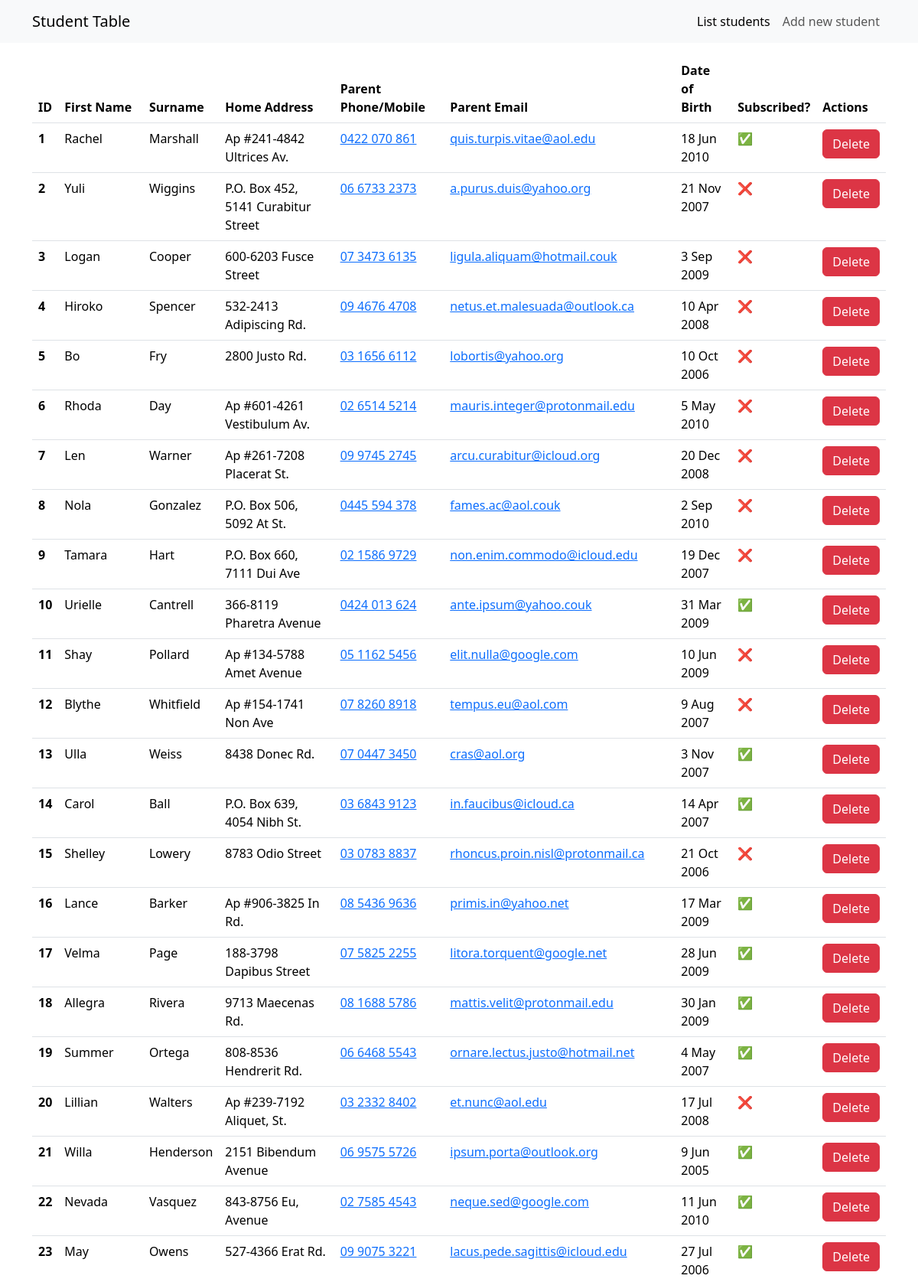
The page / (upper part) on the database its author committed.
### tables this page shows
CREATE TABLE `student` (
  `id` int(11) NOT NULL,
  `first_name` varchar(128) NOT NULL,
  `surname` varchar(128) NOT NULL,
  `home_address` text DEFAULT NULL,
  `parent_phone` varchar(10) NOT NULL,
  `parent_email` varchar(254) NOT NULL,
  `date_of_birth` date DEFAULT NULL,
  `subscribed` tinyint(1) NOT NULL DEFAULT 1
);

### functions.php (called while the page is built)
<?php
function formatPhoneNumber($phone) {
    $phoneNumberPattern = '/^(\d{2})(\d{2})(\d{2})(\d{1})(\d{3})$/';
    if (preg_match($phoneNumberPattern, $phone, $matches)) {
        if ($matches[1] == "04") {
            return $matches[1] . $matches[2] . " " . $matches[3] . $matches[4] . " " . $matches[5];
        } else {
            return $matches[1] . " " . $matches[2] . $matches[3] . " " . $matches[4] . $matches[5];
        }
    }
    return $phone;
}

### index.php (the view, shortened to what this page needs)
<?php
require_once("connection.php");
include_once("functions.php");
$stmt = $dbh->prepare("SELECT * FROM `student`");
$stmt->execute();
?>
<!doctype html>
<html lang="en">
<head>
    <link href="https://cdn.jsdelivr.net/npm/bootstrap@5.3.1/dist/css/bootstrap.min.css" rel="stylesheet">
    <link href="styles.css" rel="stylesheet">
</head>
<body>
<header>
    <nav class="navbar navbar-expand-lg bg-body-tertiary">
        <div class="container">
            <span class="navbar-brand mb-0 h1">Student Table</span>
            <div class="collapse navbar-collapse" id="navbarNavDropdown">
                <ul class="navbar-nav ms-auto">
                    <li class="nav-item">
                        <a class="nav-link active" aria-current="page" href="index.php">List students</a>
                    </li>
                    <li class="nav-item">
                        <a class="nav-link" href="add.php">Add new student</a>
                    </li>
                </ul>
            </div>
        </div>
    </nav>
</header>
<main>
    <div class="container">
        <div class="student-table py-3">
            <?php if ($stmt->rowCount() > 0): ?>
                <table class="table">
                    <thead>
                    <tr>
                        <th scope="col">ID</th>
                        <th scope="col">First Name</th>
                        <th scope="col">Surname</th>
                        <th scope="col">Home Address</th>
                        <th scope="col">Parent Phone/Mobile</th>
                        <th scope="col">Parent Email</th>
                        <th scope="col">Date of Birth</th>
                        <th scope="col">Subscribed?</th>
                        <th scope="col">Actions</th>
                    </tr>
                    </thead>
                    <tbody>
                    <?php while ($row = $stmt->fetchObject()): ?>
                        <tr>
                            <th scope="row"><?= $row->id ?></th>
                            <td class="student-firstname"><?= $row->first_name ?></td>
                            <td class="student-surname"><?= $row->surname ?></td>
                            <td><?= $row->home_address ?></td>
                            <td><a href="tel:<?= $row->parent_phone ?>"><?= formatPhoneNumber($row->parent_phone) ?></a></td>
                            <td><a href="mailto:<?= $row->parent_email ?>"><?= $row->parent_email ?></a></td>
                            <td><?= (new DateTime("$row->date_of_birth"))->format('j M o') ?></td>
                            <td><?= ($row->subscribed) ? "✅" : "❌" ?></td>
                            <td><a href="delete.php?id=<?= $row->id ?>" class="btn btn-danger student-delete">Delete</a></td>
                        </tr>
                    <?php endwhile; ?>
                    </tbody>
                </table>
            <?php else: ?>
                <div class="mx-auto text-center py-3">
                    <h3>No data found</h3>
                </div>
            <?php endif; ?>
        </div>
    </div>
</main>
</body>
</html>

### rows shown on the page
student: id "1", first_name "Rachel", surname "Marshall", home_address "Ap #241-4842 Ultrices Av.", parent_phone "0422 070 861", parent_email "quis.turpis.vitae@aol.edu", date_of_birth "18 Jun 2010"
student: id "2", first_name "Yuli", surname "Wiggins", home_address "P.O. Box 452, 5141 Curabitur Street", parent_phone "06 6733 2373", parent_email "a.purus.duis@yahoo.org", date_of_birth "21 Nov 2007"
student: id "3", first_name "Logan", surname "Cooper", home_address "600-6203 Fusce Street", parent_phone "07 3473 6135", parent_email "ligula.aliquam@hotmail.couk", date_of_birth "3 Sep 2009"
student: id "4", first_name "Hiroko", surname "Spencer", home_address "532-2413 Adipiscing Rd.", parent_phone "09 4676 4708", parent_email "netus.et.malesuada@outlook.ca", date_of_birth "10 Apr 2008"
student: id "5", first_name "Bo", surname "Fry", home_address "2800 Justo Rd.", parent_phone "03 1656 6112", parent_email "lobortis@yahoo.org", date_of_birth "10 Oct 2006"
student: id "6", first_name "Rhoda", surname "Day", home_address "Ap #601-4261 Vestibulum Av.", parent_phone "02 6514 5214", parent_email "mauris.integer@protonmail.edu", date_of_birth "5 May 2010"
student: id "7", first_name "Len", surname "Warner", home_address "Ap #261-7208 Placerat St.", parent_phone "09 9745 2745", parent_email "arcu.curabitur@icloud.org", date_of_birth "20 Dec 2008"
student: id "8", first_name "Nola", surname "Gonzalez", home_address "P.O. Box 506, 5092 At St.", parent_phone "0445 594 378", parent_email "fames.ac@aol.couk", date_of_birth "2 Sep 2010"
student: id "9", first_name "Tamara", surname "Hart", home_address "P.O. Box 660, 7111 Dui Ave", parent_phone "02 1586 9729", parent_email "non.enim.commodo@icloud.edu", date_of_birth "19 Dec 2007"
student: id "10", first_name "Urielle", surname "Cantrell", home_address "366-8119 Pharetra Avenue", parent_phone "0424 013 624", parent_email "ante.ipsum@yahoo.couk", date_of_birth "31 Mar 2009"
student: id "11", first_name "Shay", surname "Pollard", home_address "Ap #134-5788 Amet Avenue", parent_phone "05 1162 5456", parent_email "elit.nulla@google.com", date_of_birth "10 Jun 2009"
student: id "12", first_name "Blythe", surname "Whitfield", home_address "Ap #154-1741 Non Ave", parent_phone "07 8260 8918", parent_email "tempus.eu@aol.com", date_of_birth "9 Aug 2007"
student: id "13", first_name "Ulla", surname "Weiss", home_address "8438 Donec Rd.", parent_phone "07 0447 3450", parent_email "cras@aol.org", date_of_birth "3 Nov 2007"
student: id "14", first_name "Carol", surname "Ball", home_address "P.O. Box 639, 4054 Nibh St.", parent_phone "03 6843 9123", parent_email "in.faucibus@icloud.ca", date_of_birth "14 Apr 2007"
student: id "15", first_name "Shelley", surname "Lowery", home_address "8783 Odio Street", parent_phone "03 0783 8837", parent_email "rhoncus.proin.nisl@protonmail.ca", date_of_birth "21 Oct 2006"
student: id "16", first_name "Lance", surname "Barker", home_address "Ap #906-3825 In Rd.", parent_phone "08 5436 9636", parent_email "primis.in@yahoo.net", date_of_birth "17 Mar 2009"
student: id "17", first_name "Velma", surname "Page", home_address "188-3798 Dapibus Street", parent_phone "07 5825 2255", parent_email "litora.torquent@google.net", date_of_birth "28 Jun 2009"
student: id "18", first_name "Allegra", surname "Rivera", home_address "9713 Maecenas Rd.", parent_phone "08 1688 5786", parent_email "mattis.velit@protonmail.edu", date_of_birth "30 Jan 2009"
student: id "19", first_name "Summer", surname "Ortega", home_address "808-8536 Hendrerit Rd.", parent_phone "06 6468 5543", parent_email "ornare.lectus.justo@hotmail.net", date_of_birth "4 May 2007"
student: id "20", first_name "Lillian", surname "Walters", home_address "Ap #239-7192 Aliquet, St.", parent_phone "03 2332 8402", parent_email "et.nunc@aol.edu", date_of_birth "17 Jul 2008"
student: id "21", first_name "Willa", surname "Henderson", home_address "2151 Bibendum Avenue", parent_phone "06 9575 5726", parent_email "ipsum.porta@outlook.org", date_of_birth "9 Jun 2005"
student: id "22", first_name "Nevada", surname "Vasquez", home_address "843-8756 Eu, Avenue", parent_phone "02 7585 4543", parent_email "neque.sed@google.com", date_of_birth "11 Jun 2010"
student: id "23", first_name "May", surname "Owens", home_address "527-4366 Erat Rd.", parent_phone "09 9075 3221", parent_email "lacus.pede.sagittis@icloud.edu", date_of_birth "27 Jul 2006"
